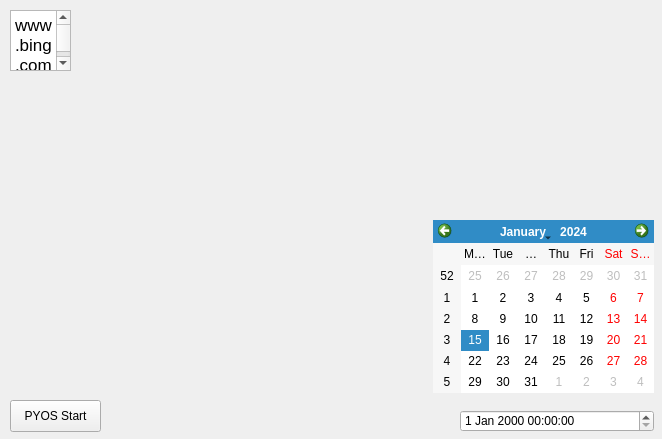
<?xml version="1.0" encoding="UTF-8"?>
<ui version="4.0">
 <class>Form</class>
 <widget class="QWidget" name="Form">
  <property name="geometry">
   <rect>
    <x>0</x>
    <y>0</y>
    <width>662</width>
    <height>439</height>
   </rect>
  </property>
  <property name="cursor">
   <cursorShape>ArrowCursor</cursorShape>
  </property>
  <property name="windowTitle">
   <string>Form</string>
  </property>
  <widget class="QPushButton" name="pushButton">
   <property name="geometry">
    <rect>
     <x>10</x>
     <y>400</y>
     <width>91</width>
     <height>32</height>
    </rect>
   </property>
   <property name="text">
    <string>PYOS Start</string>
   </property>
  </widget>
  <widget class="QDateTimeEdit" name="dateTimeEdit">
   <property name="geometry">
    <rect>
     <x>460</x>
     <y>410</y>
     <width>194</width>
     <height>22</height>
    </rect>
   </property>
  </widget>
  <widget class="QCalendarWidget" name="calendarWidget">
   <property name="geometry">
    <rect>
     <x>433</x>
     <y>220</y>
     <width>221</width>
     <height>173</height>
    </rect>
   </property>
  </widget>
  <widget class="QTextBrowser" name="textBrowser">
   <property name="geometry">
    <rect>
     <x>10</x>
     <y>10</y>
     <width>61</width>
     <height>61</height>
    </rect>
   </property>
   <property name="html">
    <string>&lt;!DOCTYPE HTML PUBLIC &quot;-//W3C//DTD HTML 4.0//EN&quot; &quot;http://www.w3.org/TR/REC-html40/strict.dtd&quot;&gt;
&lt;html&gt;&lt;head&gt;&lt;meta name=&quot;qrichtext&quot; content=&quot;1&quot; /&gt;&lt;style type=&quot;text/css&quot;&gt;
p, li { white-space: pre-wrap; }
&lt;/style&gt;&lt;/head&gt;&lt;body style=&quot; font-family:'.AppleSystemUIFont'; font-size:13pt; font-weight:400; font-style:normal;&quot;&gt;
&lt;p style=&quot; margin-top:0px; margin-bottom:0px; margin-left:0px; margin-right:0px; -qt-block-indent:0; text-indent:0px;&quot;&gt;www.bing.com&lt;/p&gt;&lt;/body&gt;&lt;/html&gt;</string>
   </property>
  </widget>
 </widget>
 <resources/>
 <connections/>
</ui>
